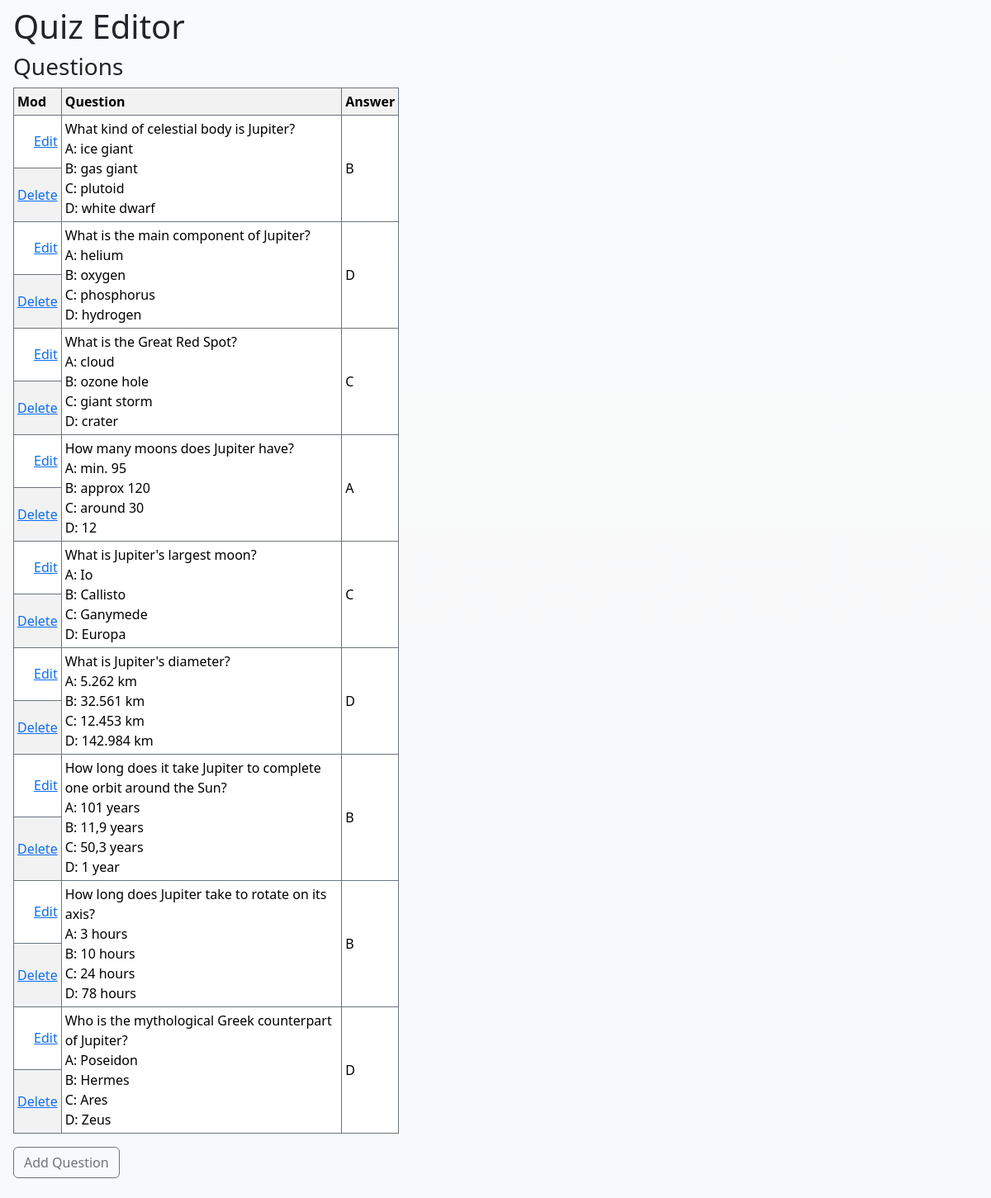
The page / on the database its author committed.
### quiz_app/models.py (models this page shows, shortened)
class Question(models.Model):
    question_text = models.CharField(max_length=255)
    correct_option = models.CharField(max_length=1)

### quiz_app/views.py (the view)
# urls.py: path("", views.index, name="index"),
def index(request):
    questions = Question.objects.all()
    return render(request, "index.html", {"questions": questions})

### quiz_app/templates/index.html (shortened to what this page needs)
<!DOCTYPE html>
<html lang="en">
  <head>
    <link
      href="https://cdn.jsdelivr.net/npm/bootstrap@5.3.2/dist/css/bootstrap.min.css"
      rel="stylesheet"
    />
  </head>
  <body class="px-3 py-2 bg-light bg-gradient">
    <h1>Quiz Editor</h1>
    <h3>Questions</h3>
    <table
      class="table table-striped table-bordered border-secondary table-sm"
      style="width: 40%"
    >
      <tr>
        <th>Mod</th>
        <th>Question</th>
        <th>Answer</th>
      </tr>
      {% for question in questions %}
      <tr>
        <td align="right" style="vertical-align: middle">
          <a href="question/update/{{ question.id }}">Edit</a>
        </td>
        <td rowspan="2" style="vertical-align: middle">
          {{ question.question_text|linebreaksbr }}
        </td>
        <td rowspan="2" style="vertical-align: middle">
          {{ question.correct_option }}
        </td>
      </tr>
      <tr>
        <td align="right" style="vertical-align: middle">
          <a href="question/delete/{{ question.id }}">Delete</a>
        </td>
      </tr>
      {% endfor %}
    </table>
    <p>
      <button
        type="button"
        class="btn btn-outline-secondary"
        onclick="window.location.href='question/add'"
      >
        Add Question
      </button>
    </p>
  </body>
</html>

### rows shown on the page
Question: question_text "What kind of celestial body is Jupiter? A: ice giant B: gas giant C: plutoid D: white dwarf", correct_option "B"
Question: question_text "What is the main component of Jupiter? A: helium B: oxygen C: phosphorus D: hydrogen", correct_option "D"
Question: question_text "What is the Great Red Spot? A: cloud B: ozone hole C: giant storm D: crater", correct_option "C"
Question: question_text "How many moons does Jupiter have? A: min. 95 B: approx 120 C: around 30 D: 12", correct_option "A"
Question: question_text "What is Jupiter's largest moon? A: Io B: Callisto C: Ganymede D: Europa", correct_option "C"
Question: question_text "What is Jupiter's diameter? A: 5.262 km B: 32.561 km C: 12.453 km D: 142.984 km", correct_option "D"
Question: question_text "How long does it take Jupiter to complete one orbit around the Sun? A: 101 years B: 11,9 years C: 50,3 years D: 1 year", correct_option "B"
Question: question_text "How long does Jupiter take to rotate on its axis? A: 3 hours B: 10 hours C: 24 hours D: 78 hours", correct_option "B"
Question: question_text "Who is the mythological Greek counterpart of Jupiter? A: Poseidon B: Hermes C: Ares D: Zeus", correct_option "D"
